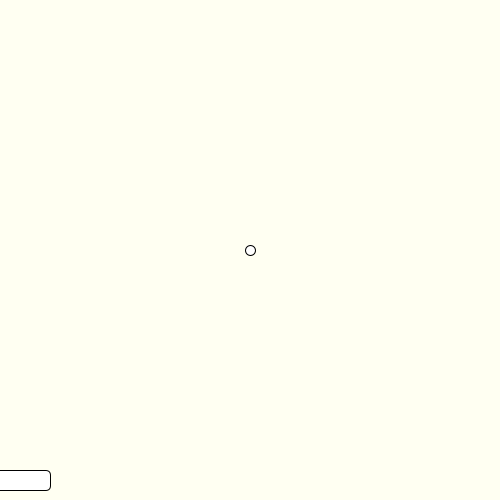
Frame 1 (no input)
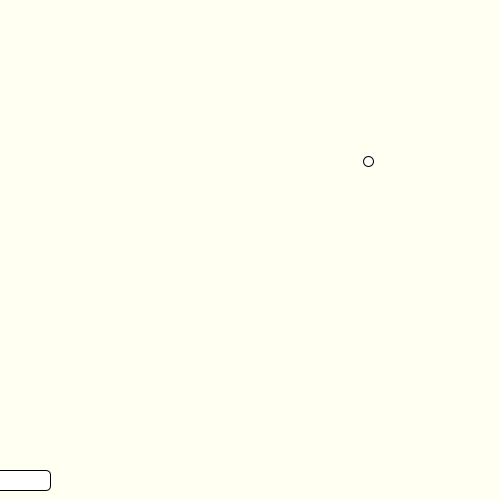
Frame 60 (the mouse pressed at the canvas centre just before this capture)
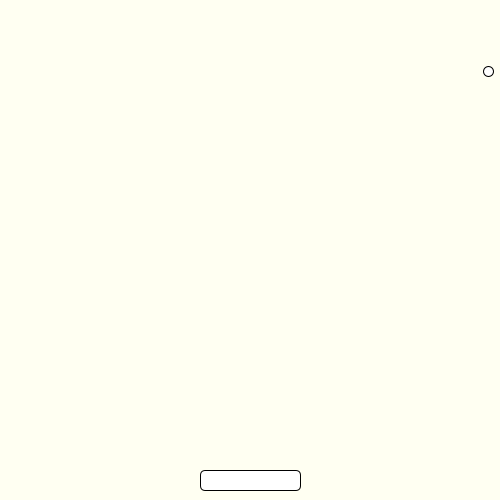
Frame 120 (the mouse held since frame 60 and released just before this capture)

The Processing sketch that drew these frames (run headless with seeded random() and noise(); from frame 60 on, the mouse is pressed at the canvas centre):

// Processing sketch: week04_4
// ── week04_4.pde
void setup(){
  size(500,500);
}
float x=250, y=250;
float vx=2.0, vy=-1.5;
float boardX,boardY=470, boardW=100,boardH=20;
void draw(){
  background(#FFFFF2);
  boardX=mouseX-boardW/2;
  rect(boardX,boardY, boardW,boardH, 5);
  ellipse(x,y, 10,10);
  x+=vx;
  y+=vy;
  if(x<0 || x>500) vx*=-1;
  if(y<0) vy*=-1;
  if(y>boardY && y<boardY+boardH && x>boardX && x<boardX+boardW){
    vy*=-1;
    vx+=(mouseX-pmouseX)/2;
  }
  if(mousePressed && mouseButton==LEFT) boardW*=1.01;
  if(mousePressed && mouseButton==RIGHT) boardW*=0.99;
}
